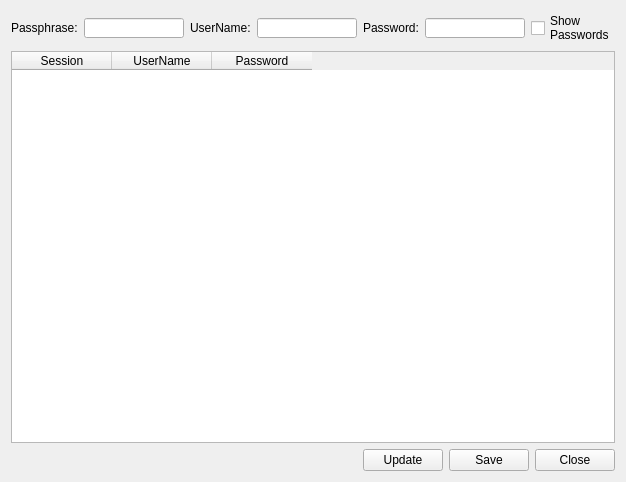
<?xml version="1.0" encoding="UTF-8"?>
<ui version="4.0">
 <class>UserSetup</class>
 <widget class="QDialog" name="UserSetup">
  <property name="geometry">
   <rect>
    <x>0</x>
    <y>0</y>
    <width>598</width>
    <height>482</height>
   </rect>
  </property>
  <property name="windowTitle">
   <string>UserSetup</string>
  </property>
  <layout class="QVBoxLayout" name="verticalLayout">
   <item>
    <layout class="QHBoxLayout" name="horizontalLayout">
     <item>
      <widget class="QLabel" name="label">
       <property name="text">
        <string>Passphrase:</string>
       </property>
      </widget>
     </item>
     <item>
      <widget class="QLineEdit" name="txtPassphrase">
       <property name="sizePolicy">
        <sizepolicy hsizetype="Fixed" vsizetype="Fixed">
         <horstretch>0</horstretch>
         <verstretch>0</verstretch>
        </sizepolicy>
       </property>
       <property name="maximumSize">
        <size>
         <width>100</width>
         <height>20</height>
        </size>
       </property>
       <property name="echoMode">
        <enum>QLineEdit::Password</enum>
       </property>
      </widget>
     </item>
     <item>
      <widget class="QLabel" name="label_2">
       <property name="text">
        <string>UserName:</string>
       </property>
      </widget>
     </item>
     <item>
      <widget class="QLineEdit" name="txtUserName">
       <property name="sizePolicy">
        <sizepolicy hsizetype="Fixed" vsizetype="Fixed">
         <horstretch>0</horstretch>
         <verstretch>0</verstretch>
        </sizepolicy>
       </property>
       <property name="maximumSize">
        <size>
         <width>100</width>
         <height>20</height>
        </size>
       </property>
      </widget>
     </item>
     <item>
      <widget class="QLabel" name="label_3">
       <property name="text">
        <string>Password:</string>
       </property>
      </widget>
     </item>
     <item>
      <widget class="QLineEdit" name="txtPassword">
       <property name="sizePolicy">
        <sizepolicy hsizetype="Fixed" vsizetype="Fixed">
         <horstretch>0</horstretch>
         <verstretch>0</verstretch>
        </sizepolicy>
       </property>
       <property name="maximumSize">
        <size>
         <width>100</width>
         <height>20</height>
        </size>
       </property>
       <property name="echoMode">
        <enum>QLineEdit::Password</enum>
       </property>
      </widget>
     </item>
     <item>
      <widget class="QCheckBox" name="cbShowPasswords">
       <property name="text">
        <string>Show
Passwords</string>
       </property>
      </widget>
     </item>
     <item>
      <spacer name="horizontalSpacer">
       <property name="orientation">
        <enum>Qt::Horizontal</enum>
       </property>
       <property name="sizeHint" stdset="0">
        <size>
         <width>40</width>
         <height>20</height>
        </size>
       </property>
      </spacer>
     </item>
    </layout>
   </item>
   <item>
    <widget class="QTableWidget" name="tblUser">
     <property name="editTriggers">
      <set>QAbstractItemView::NoEditTriggers</set>
     </property>
     <property name="selectionBehavior">
      <enum>QAbstractItemView::SelectRows</enum>
     </property>
     <column>
      <property name="text">
       <string>Session</string>
      </property>
     </column>
     <column>
      <property name="text">
       <string>UserName</string>
      </property>
     </column>
     <column>
      <property name="text">
       <string>Password</string>
      </property>
     </column>
    </widget>
   </item>
   <item>
    <layout class="QHBoxLayout" name="horizontalLayout_2">
     <item>
      <spacer name="horizontalSpacer_2">
       <property name="orientation">
        <enum>Qt::Horizontal</enum>
       </property>
       <property name="sizeHint" stdset="0">
        <size>
         <width>40</width>
         <height>20</height>
        </size>
       </property>
      </spacer>
     </item>
     <item>
      <widget class="QPushButton" name="btnUpdate">
       <property name="sizePolicy">
        <sizepolicy hsizetype="Fixed" vsizetype="Fixed">
         <horstretch>0</horstretch>
         <verstretch>0</verstretch>
        </sizepolicy>
       </property>
       <property name="text">
        <string>Update</string>
       </property>
       <property name="autoDefault">
        <bool>false</bool>
       </property>
      </widget>
     </item>
     <item>
      <widget class="QPushButton" name="btnSave">
       <property name="sizePolicy">
        <sizepolicy hsizetype="Fixed" vsizetype="Fixed">
         <horstretch>0</horstretch>
         <verstretch>0</verstretch>
        </sizepolicy>
       </property>
       <property name="text">
        <string>Save</string>
       </property>
       <property name="autoDefault">
        <bool>false</bool>
       </property>
      </widget>
     </item>
     <item>
      <widget class="QPushButton" name="btnClose">
       <property name="sizePolicy">
        <sizepolicy hsizetype="Fixed" vsizetype="Fixed">
         <horstretch>0</horstretch>
         <verstretch>0</verstretch>
        </sizepolicy>
       </property>
       <property name="text">
        <string>Close</string>
       </property>
       <property name="autoDefault">
        <bool>false</bool>
       </property>
      </widget>
     </item>
    </layout>
   </item>
  </layout>
 </widget>
 <resources/>
 <connections/>
</ui>
